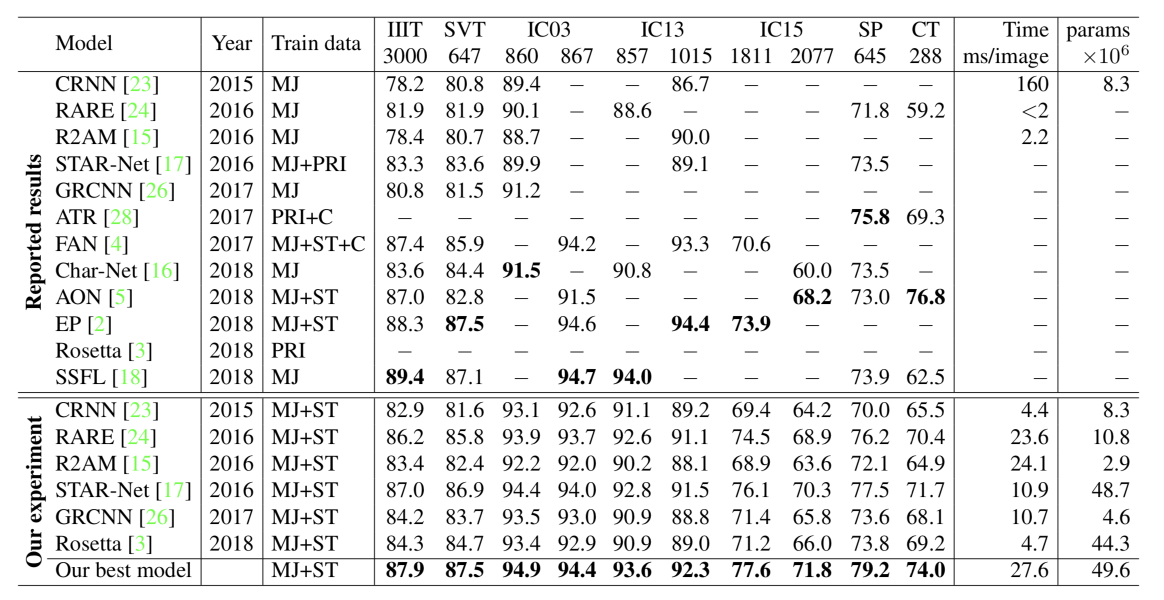
#> input picture PaperImage/table_1.png, 2328 x 1200 px, given as the content of the folder ../../PaperImage/table_1.png, which was not available (shown at 1/2 size)
$ python image_resize.py --input_path ../../PaperImage/table_1.png --output_path out.png
#> lines starting #> are read from the running program, lines starting #| are printed output that depends on the picture; pictures that were not available may be replaced by others from this repository, and a replacement may not be noted
import cv2
import os
import glob
import numpy as np
import argparse


def data_loader(path):
#> called with path = '_only/table_1.png'
    img = cv2.imread(path)
#> img is the input picture: shape (1200, 2328, 3); mean B, G, R 236, 236.4, 236.1
    h, w, _ = img.shape
#> h = 1200; w = 2328
    mu_b = img.T[0].flatten().mean()
#> mu_b = 236
    mu_g = img.T[1].flatten().mean()
#> mu_g = 236.4
    mu_r = img.T[2].flatten().mean()
#> mu_r = 236.1
    return img, h, w, _, mu_b, mu_g, mu_r


def gen_resize_img(path, opt):
    img, h, w, _, mu_b, mu_g, mu_r = data_loader(path)
#> h = 1200; w = 2328; mu_b = 236; mu_g = 236.4; mu_r = 236.1
    resize_img = cv2.resize(img, (opt.resize_width, int(opt.resize_width * h / w)))
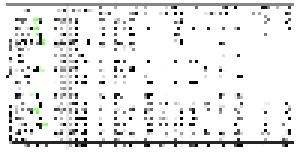
#> resize_img: shape (51, 100, 3) (shown 3 times larger); mean B, G, R 230.8, 231.2, 230.9
    r_h, r_w, r_c = resize_img.shape
#> r_h = 51; r_w = 100; r_c = 3
    if r_h <= opt.resize_height:
        H_PAD = opt.resize_height - r_h
        b, g, r = np.full((H_PAD, r_w), int(mu_b)), np.full((H_PAD, r_w), int(mu_g)), np.full((H_PAD, r_w), int(mu_r))
        bgr = np.stack([b, g, r], 2)
        new_image = np.concatenate([resize_img, bgr], 0)
        print('before:{} => middle:{} => after:{}'.format(img.shape, resize_img.shape, new_image.shape))
    elif r_h > opt.resize_height:
        w_resize_img = cv2.resize(resize_img, (int(opt.resize_height * w / h), opt.resize_height))
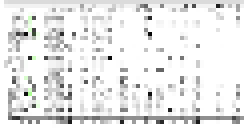
#> w_resize_img: shape (32, 62, 3) (shown 4 times larger); mean B, G, R 233, 233.3, 233.1
        r_h, r_w, _ = w_resize_img.shape
#> r_h = 32; r_w = 62
        W_PAD = opt.resize_width - r_w
#> W_PAD = 38
        b, g, r = np.full((r_h, W_PAD), int(mu_b)), np.full((r_h, W_PAD), int(mu_g)), np.full((r_h, W_PAD), int(mu_r))
#> b: shape (32, 38) int64; every value is 236
        bgr = np.stack([b, g, r], 2)
#> bgr: shape (32, 38, 3) int64; every value is 236
        new_image = np.concatenate([w_resize_img, bgr], 1)
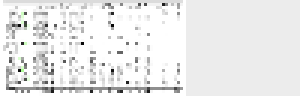
#> new_image: shape (32, 100, 3) int64 (shown 3 times larger); mean B, G, R 234.2, 234.3, 234.2
        print('before:{} => middle:{} => after:{}'.format(img.shape, resize_img.shape, new_image.shape))
#| before:(1200, 2328, 3) => middle:(51, 100, 3) => after:(32, 100, 3)

    return new_image


def main(opt):
    os.makedirs(opt.output_path, exist_ok=True)
    image_path = glob.glob(opt.input_path + "/*.png")
    for p in image_path:
        resized_new_image = gen_resize_img(p, opt)
        image_name = p.split('/')
        cv2.imwrite(opt.output_path + image_name[len(image_name)-1], resized_new_image)


if __name__=='__main__':
    parser = argparse.ArgumentParser()
    parser.add_argument('--input_path', required=True, help='path to input image')
    parser.add_argument('--output_path', required=True, help='path to output image')
    parser.add_argument('--resize_width', default=100, type=int, help='width you want to resize')
    parser.add_argument('--resize_height', default=32, type=int, help='height you want to resize')

    opt = parser.parse_args()

    main(opt)
